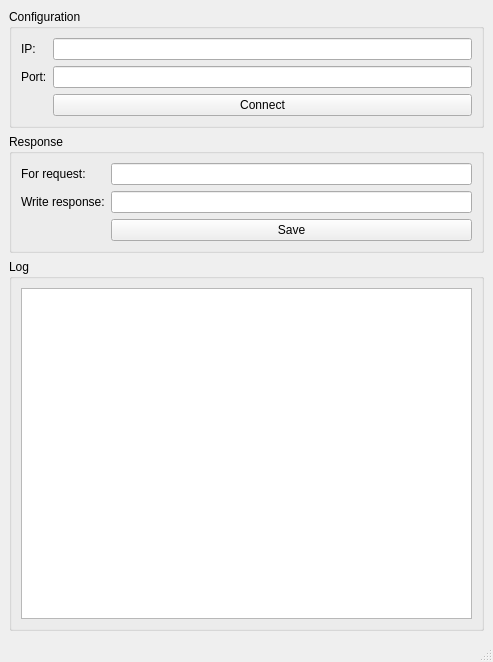
<?xml version="1.0" encoding="UTF-8"?>
<ui version="4.0">
 <class>MainWindow</class>
 <widget class="QMainWindow" name="MainWindow">
  <property name="geometry">
   <rect>
    <x>0</x>
    <y>0</y>
    <width>493</width>
    <height>662</height>
   </rect>
  </property>
  <property name="windowTitle">
   <string>TCP Socket Tester</string>
  </property>
  <widget class="QWidget" name="centralwidget">
   <layout class="QVBoxLayout" name="verticalLayout">
    <item>
     <widget class="QGroupBox" name="groupBox_configuration">
      <property name="title">
       <string>Configuration</string>
      </property>
      <layout class="QFormLayout" name="formLayout">
       <item row="0" column="0">
        <widget class="QLabel" name="label_ip">
         <property name="text">
          <string>IP:</string>
         </property>
        </widget>
       </item>
       <item row="0" column="1">
        <widget class="QLineEdit" name="lineEdit_ip"/>
       </item>
       <item row="1" column="0">
        <widget class="QLabel" name="label_port">
         <property name="text">
          <string>Port:</string>
         </property>
        </widget>
       </item>
       <item row="1" column="1">
        <widget class="QLineEdit" name="lineEdit_port"/>
       </item>
       <item row="2" column="1">
        <widget class="QPushButton" name="pushButton_connection">
         <property name="text">
          <string>Connect</string>
         </property>
        </widget>
       </item>
      </layout>
     </widget>
    </item>
    <item>
     <widget class="QGroupBox" name="groupBox_response">
      <property name="title">
       <string>Response</string>
      </property>
      <layout class="QFormLayout" name="formLayout_2">
       <item row="0" column="0">
        <widget class="QLabel" name="label_request">
         <property name="text">
          <string>For request:</string>
         </property>
        </widget>
       </item>
       <item row="0" column="1">
        <widget class="QLineEdit" name="lineEdit_request"/>
       </item>
       <item row="1" column="0">
        <widget class="QLabel" name="label_response">
         <property name="text">
          <string>Write response:</string>
         </property>
        </widget>
       </item>
       <item row="1" column="1">
        <widget class="QLineEdit" name="lineEdit_response"/>
       </item>
       <item row="2" column="1">
        <widget class="QPushButton" name="pushButton_response_save">
         <property name="text">
          <string>Save</string>
         </property>
        </widget>
       </item>
      </layout>
     </widget>
    </item>
    <item>
     <widget class="QGroupBox" name="groupBox_log">
      <property name="title">
       <string>Log</string>
      </property>
      <layout class="QVBoxLayout" name="verticalLayout_2">
       <item>
        <widget class="QPlainTextEdit" name="plainTextEdit">
         <property name="undoRedoEnabled">
          <bool>false</bool>
         </property>
         <property name="readOnly">
          <bool>true</bool>
         </property>
        </widget>
       </item>
      </layout>
     </widget>
    </item>
   </layout>
  </widget>
  <widget class="QMenuBar" name="menubar">
   <property name="geometry">
    <rect>
     <x>0</x>
     <y>0</y>
     <width>493</width>
     <height>28</height>
    </rect>
   </property>
  </widget>
  <widget class="QStatusBar" name="statusbar"/>
 </widget>
 <resources/>
 <connections/>
</ui>
